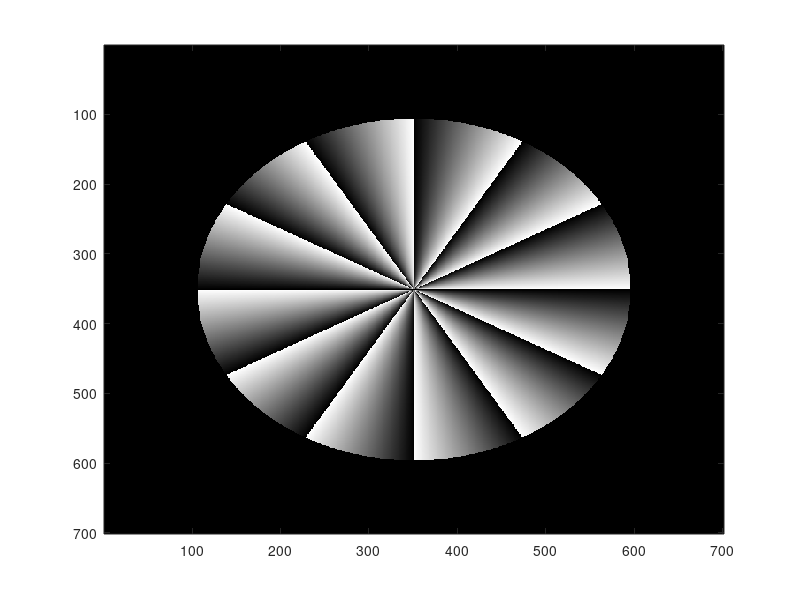
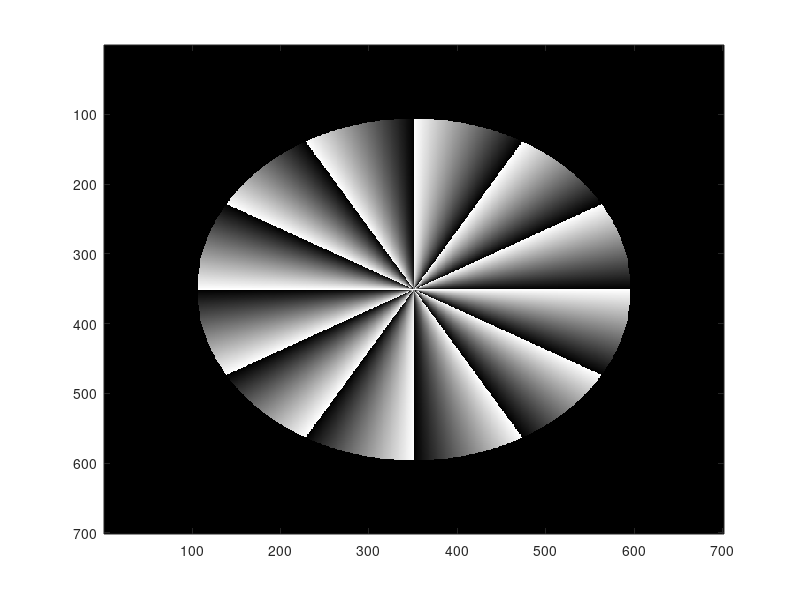

Here is the MATLAB script that generated these plots, in order:
%% Class Exercises 6

%% Q 6.1 Lightness Constancy 

[X, Y] = meshgrid(linspace(-1, 1, 101)); % why does only 101 work??
X(30:40, 10:90) = 0.1; 
X(60:70, 10:90) = 0.8; 

figure(1)
imagesc(X);
colormap(gray(256))

figure(2)
image(1)
imagesc(X);
colormap(hsv(256))

%% Q 6.2

%variables in mesh
num_seg = 6;
radius = 0.7;

[X,Y] = meshgrid(linspace(-1, 1, 701));


% segment pattern
theta = atan2(Y, X)./pi;
theta = mod(theta*num_seg, 1); 

figure(1) 
radiusimage = sqrt(X.^2+Y.^2);
apeture = NaN(size(radiusimage)); 
apeture(radiusimage<radius) = 1; 
apeture(radiusimage>=radius)=0;

spiral = theta.*apeture; 
imagesc(spiral); 

colormap(gray(256))

figure(2)
theta = max(theta(:))-theta;
radiusimage = sqrt(X.^2+Y.^2);
apeture = NaN(size(radiusimage)); 
apeture(radiusimage<radius) = 1; 
apeture(radiusimage>=radius)=0;

spiral = theta.*apeture; 
imagesc(spiral); 

colormap(gray(256))